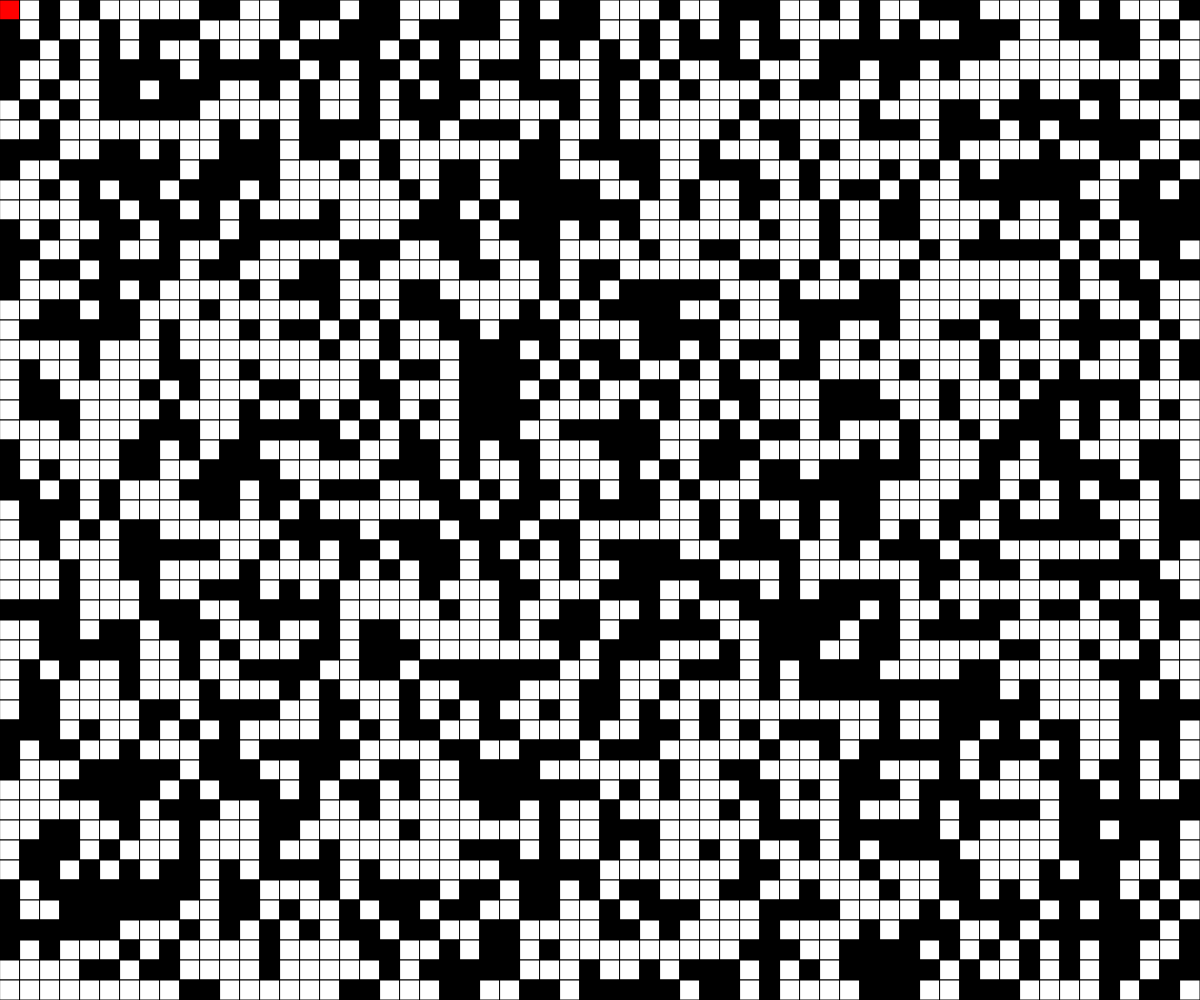
Frame 1 (no input)
Frame 60 (no input): identical to frame 1, image omitted
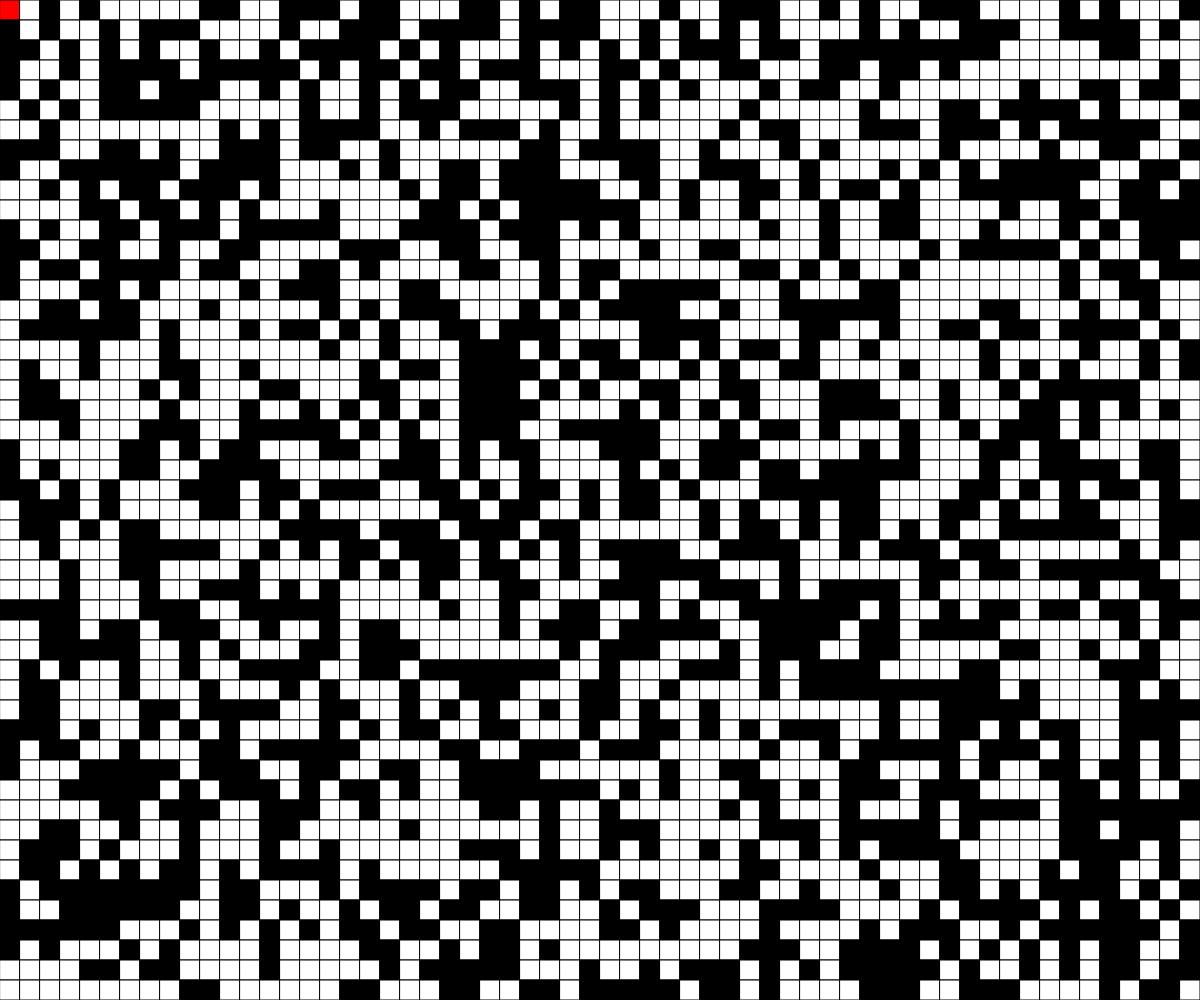
Frame 120 (the mouse pressed at the canvas centre since frame 60)

The p5.js sketch that drew these frames (run headless with seeded random() and noise() and a simulated clock; from frame 60 on, the mouse is pressed at the canvas centre):

// p5.js sketch
// ── sketch.js
// Character in Grid

const OPEN_TILE = 0;
const IMPASSABLE = 1;
const PLAYER = 9;

const CELL_SIZE = 20;
let rows;
let cols;
let grid;
let the_player = {
  x: 0,
  y: 0,
};


async function setup() {
  createCanvas(windowWidth, windowHeight);
  rows = Math.floor(height/CELL_SIZE);
  cols = Math.floor(width/CELL_SIZE);
  grid = generateRandomGrid(cols, rows);

  // put player in grid
  grid[the_player.y][the_player.x] = PLAYER;
}

function draw() {
  background(220);
  displayGrid();
}

function keyPressed() {
  if (key === 'r') {
    grid = generateRandomGrid(cols, rows);

    grid[the_player.y][the_player.x] = PLAYER;
  }
  else if (key === 'e') {
    grid = generateEmptyGrid(cols, rows);
    grid[the_player.y][the_player.x] = PLAYER;
  }
  else if (key === 'd') {
    movePlayer(the_player.x + 1, the_player.y);
  }
  else if (key === 'a') {
    movePlayer(the_player.x - 1, the_player.y);
  }
  else if (key === 'w') {
    movePlayer(the_player.x, the_player.y - 1);
  }
  else if (key === 's') {
    movePlayer(the_player.x, the_player.y + 1);
  }      
}

function mousePressed() {
  let x = Math.floor(mouseX/CELL_SIZE);
  let y = Math.floor(mouseY/CELL_SIZE);

  //self
  toggleCell(x, y);

  // //neighbours
  // toggleCell(x + 1, y);
  // toggleCell(x - 1, y);
  // toggleCell(x, y + 1);
  // toggleCell(x, y - 1);
}
function movePlayer(x, y) {
  // dont walk off the grid
  if (x >= 0 && x < cols && y >= 0 && y < rows && grid[y][x] === OPEN_TILE) {
    // keep track of where the player was
    let oldX = the_player.x;
    let oldY = the_player.y;

    // moving the player
    the_player.x = x;
    the_player.y = y;

    // putting the player in grid
    grid[the_player.y][the_player.x] = PLAYER;
    grid[oldY][oldX] = OPEN_TILE;

  }
}

function toggleCell(x, y) {
  //make sure you're in the grid
  if (x >= OPEN_TILE && x < cols && y >= OPEN_TILE && y < rows) {
    if (grid[y][x] === OPEN_TILE) {
      grid[y][x] = IMPASSABLE;
    }
    else if (grid[y][x] === IMPASSABLE) {
      grid[y][x] = OPEN_TILE;
    }
  }
}

function displayGrid() {
  for (let y = 0; y < rows; y++) {
    for (let x = 0; x < cols; x++) {
      if (grid[y][x] === OPEN_TILE) {
        fill('white');
      }
      else if (grid[y][x] === IMPASSABLE) {
        fill('black');
      }
      else if (grid[y][x] === PLAYER) {
        fill('red');
      }
      square(x * CELL_SIZE, y * CELL_SIZE, CELL_SIZE);
    }
    
  }
}

function generateRandomGrid(cols, rows) {
  let newGrid = [];
  for (let y = 0; y < rows; y++) {
    newGrid.push([]);
    for (let x = 0; x < cols; x++) {
      if (random(100) < 50) {
        newGrid[y].push(OPEN_TILE);
      }
      else {
        newGrid[y].push(IMPASSABLE);
      }
    }
  }
  return newGrid;
}

function generateEmptyGrid(cols, rows) {
  let newGrid = [];
  for (let y = 0; y < rows; y++) {
    newGrid.push([]);
    for (let x = 0; x < cols; x++) {
      newGrid[y].push(OPEN_TILE);
    }
  }
  return newGrid;
}
